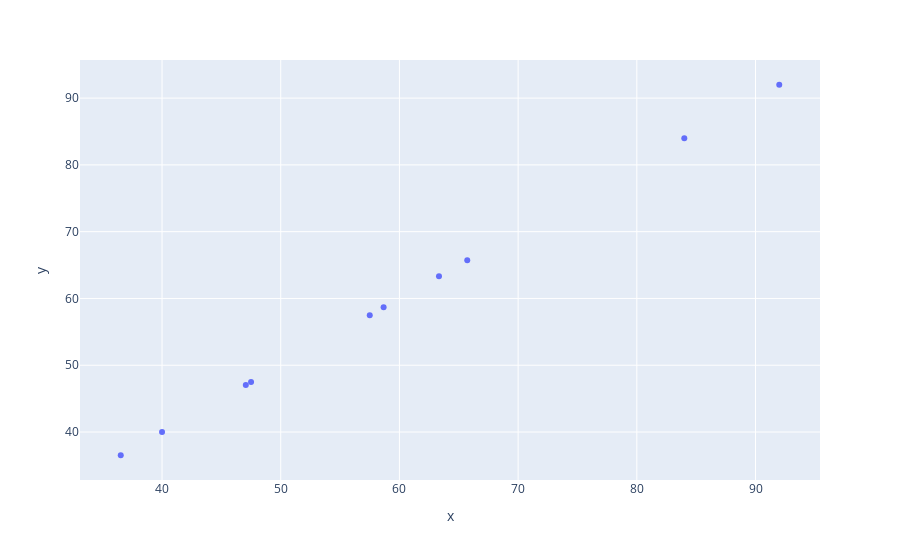

This figure's notebook cell:
### Code cell
fig3.show()

### Figure 1 — Plotly figure (JSON) as saved in the notebook; plotly's stock layout.template omitted (floating-point values rounded to 4 significant figures)
{"data": [{"hovertemplate": "x=%{x}<br>y=%{y}<extra></extra>", "legendgroup": "", "marker": {"color": "#636efa", "symbol": "circle"}, "mode": "markers", "name": "", "orientation": "v", "showlegend": false, "type": "scatter", "x": [47.5, 47.06, 40, 36.52, 58.67, 65.71, 57.5, 63.33, 92, 84], "xaxis": "x", "y": [47.5, 47.06, 40, 36.52, 58.67, 65.71, 57.5, 63.33, 92, 84], "yaxis": "y"}], "layout": {"legend": {"tracegroupgap": 0}, "margin": {"t": 60}, "xaxis": {"anchor": "y", "domain": [0, 1], "title": {"text": "x"}}, "yaxis": {"anchor": "x", "domain": [0, 1], "title": {"text": "y"}}}}
